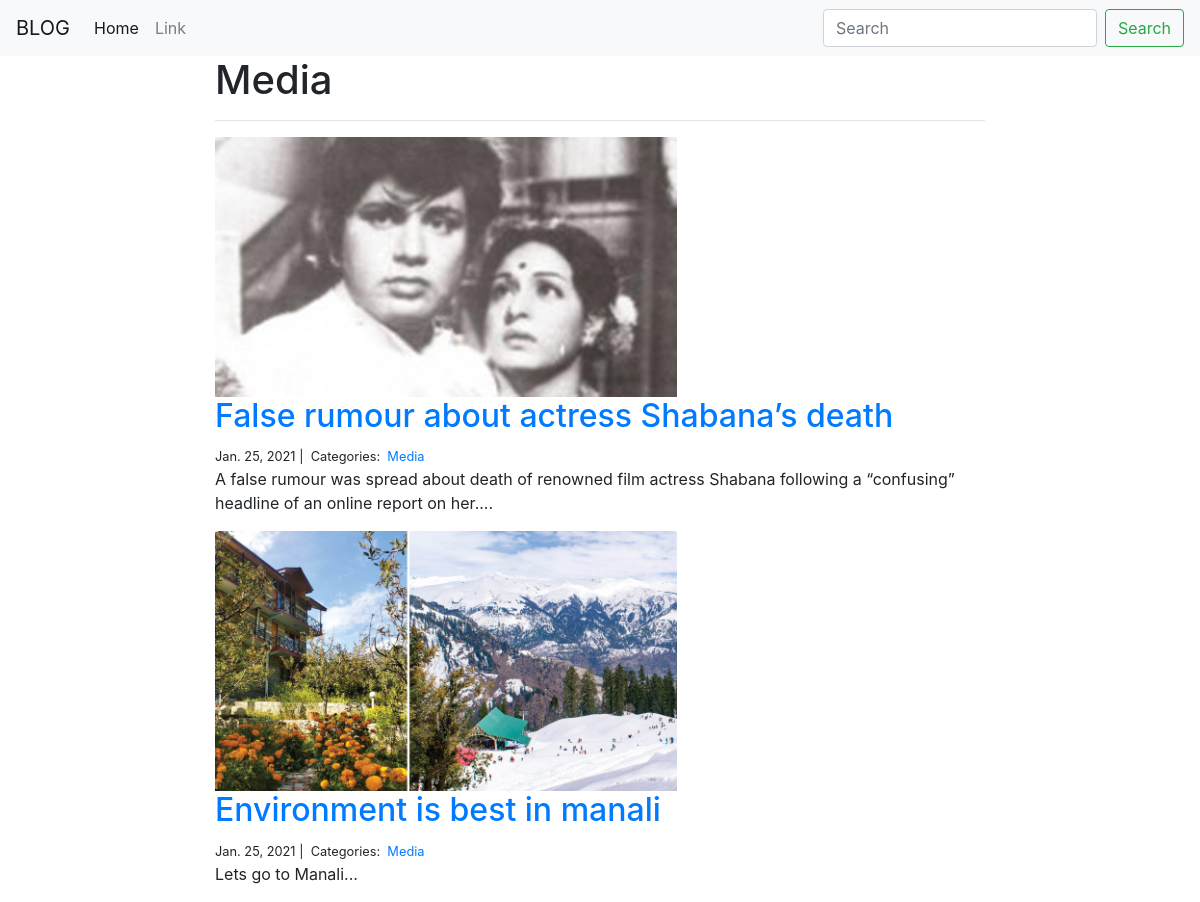
The page /Media/ on the database its author committed.
### blog/models.py (models this page shows, shortened)
class Category(models.Model):
    name = models.CharField(max_length=20)

class Post(models.Model):
    title = models.CharField(max_length=255)
    image = models.FileField(blank=True, null=True)
    body = models.TextField()
    created_on = models.DateTimeField(auto_now=True)
    last_modified = models.DateTimeField(auto_now=True)
    categories = models.ManyToManyField('Category', related_name='posts')

### blog/views.py (the view)
# urls.py: path("<category>/", views.blog_category, name="blog_category"),
def blog_category(request, category):
    posts = Post.objects.filter(
        categories__name__contains=category
    ).order_by('-created_on')
    context = {
        'category': category,
        'posts': posts
    }
    return render(request, "blog_category.html", context)

### templates/blog_category.html
{% extends "base.html" %}
{% block page_content %}
<div class="col-md-8 offset-md-2">
    <h1>{{ category | title }}</h1>
    <hr>
    {% for post in posts %}
    <img style="width:60%;" class="card-img-top" src="{{ post.image.url }}" height="260" width="400">
        <h2><a href="{% url 'blog_detail' post.pk%}">{{ post.title }}</a></h2>
        <small>
            {{ post.created_on.date }} |&nbsp;
            Categories:&nbsp;
            {% for category in post.categories.all %}
            <a href="{% url 'blog_category' category.name %}">
                {{ category.name }}
            </a>&nbsp;
            {% endfor %}
        </small>
        <p>{{ post.body | slice:":400" }}...</p>
    {% endfor %}
</div>
{% endblock %}

### rows shown on the page
Category: name "Media"
Post: image (picture), title "False rumour about actress Shabana’s death", created_on "Jan. 25, 2021", body "A false rumour was spread about death of renowned film actress Shabana following a “confusing” headline of an online report on her."
Post: image (picture), title "Environment is best in manali", created_on "Jan. 25, 2021", body "Lets go to Manali"
